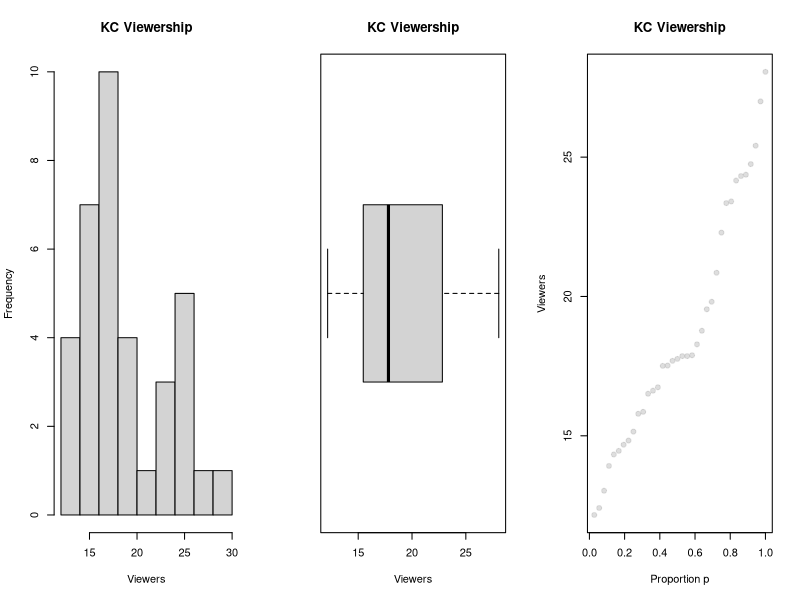
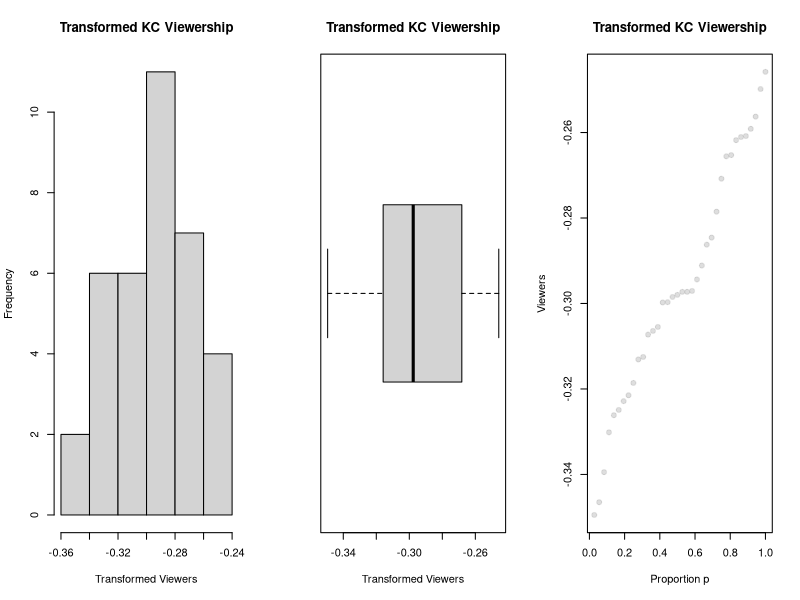
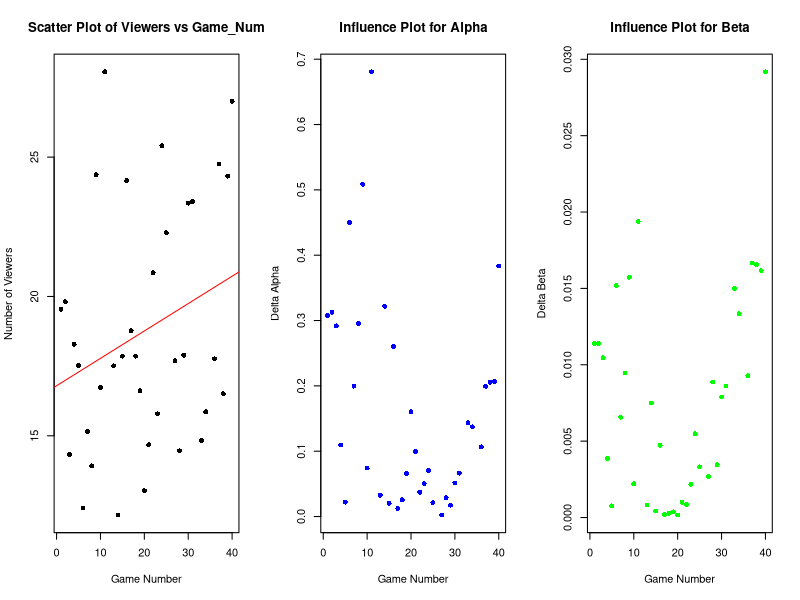
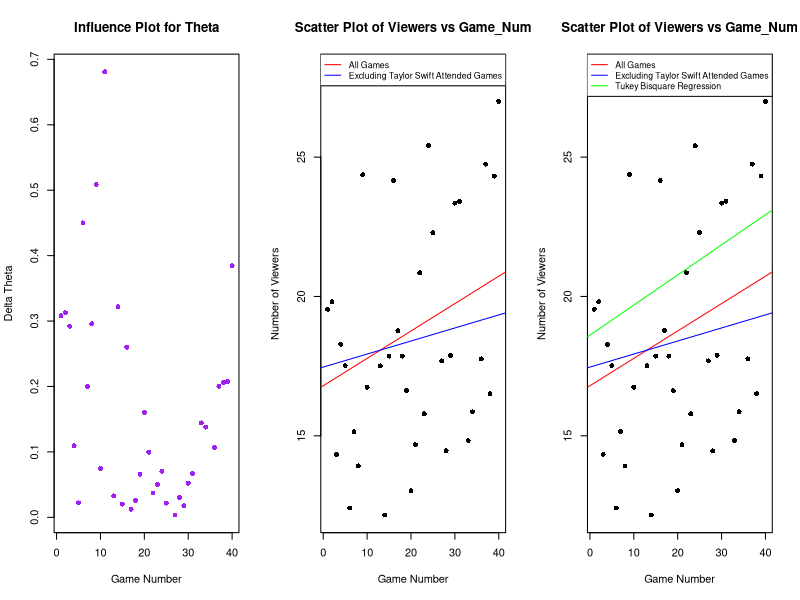

Generate these figures, in order, with R:
## ---- chunk 1
setwd("~/Library/Mobile Documents/com~apple~CloudDocs/Waterloo/Coop Files/F23 Resumes/Resumes/Data Science/V3.1/Projects/TS")

# Read data
views <- read.csv("KC_viewership.csv")

# Add a column to views called Game_Num.
views$Game_Num <- 40:1

# Remove the rows of the data frame containing NAs.
views <- na.omit(views)

# Use summary() function Viewers col
print(summary(views$Viewers))

# Calculate mean viewership by Opponent.
mean_viewers_by_opponent <- aggregate(Viewers ~ Opponent, views, mean)
print(mean_viewers_by_opponent)

# Identify the most and least exciting match-ups
most_exciting <- mean_viewers_by_opponent[which.max(mean_viewers_by_opponent$Viewers), "Opponent"]
least_exciting <- mean_viewers_by_opponent[which.min(mean_viewers_by_opponent$Viewers), "Opponent"]
cat(paste("The match-up against", 
          most_exciting, "appears to be the most exciting as it had the highest average viewership \n", 
          "while the match-up against", 
          least_exciting, "appears to be the least exciting based on the viewership data."))

### line searching could be done as a simple grid search
gridLineSearch <- function(theta, rhoFn, d,lambdaStepsize = 0.01, lambdaMax = 1) {
  ## grid of lambda values to search
  lambdas <- seq(from = 0, by = lambdaStepsize,  to = lambdaMax)
  ## line search
  rhoVals <- sapply(lambdas, function(lambda) {rhoFn(theta - lambda * d)})
  ## Return the lambda that gave the minimum
  lambdas[which.min(rhoVals)]
}

gradientDescent <- function(theta = 0,
                            rhoFn, gradientFn, lineSearchFn, testConvergenceFn,
                            maxIterations = 100,
                            tolerance = 1E-6, relative = FALSE,
                            lambdaStepsize = 0.01, lambdaMax = 0.5 ) {
  
  converged <- FALSE
  i <- 0
  
  while (!converged & i <= maxIterations) {
    g <- gradientFn(theta) ## gradient
    glength <-  sqrt(sum(g^2)) ## gradient direction
    if (glength > 0) d <- g /glength
    
    lambda <- lineSearchFn(theta, rhoFn, d,
                           lambdaStepsize = lambdaStepsize, lambdaMax = lambdaMax)
    
    thetaNew <- theta - lambda * d
    converged <- testConvergenceFn(thetaNew, theta,
                                   tolerance = tolerance,
                                   relative = relative)
    theta <- thetaNew
    i <- i + 1
  }
  
  ## Return last value and whether converged or not
  list(theta = theta, converged = converged, iteration = i, fnValue = rhoFn(theta))
}

### Where testCovergence might be (relative or absolute)
testConvergence <- function(thetaNew, thetaOld, tolerance = 1E-10, relative=FALSE) {
  sum(abs(thetaNew - thetaOld)) < if (relative) tolerance * sum(abs(thetaOld)) else tolerance
}

y <- views$Viewers
x <- views$Game_Num
# Load necessary library
library(MASS)
## ---- chunk 2
## Setting up the plotting area
par(mfrow=c(1,3))

## Histogram with Sturges' rule
hist(views$Viewers, breaks="Sturges", main="KC Viewership", xlab="Viewers", ylab="Frequency")

## Boxplot
boxplot(views$Viewers, horizontal=TRUE, main="KC Viewership", xlab="Viewers")

## Quantile-plot
n <- length(views$Viewers)
sorted_viewers <- sort(views$Viewers)
proportions <- (1:n)/n

plot(proportions, sorted_viewers, pch=19, col=adjustcolor("grey", alpha=0.5), 
     xlab="Proportion p", ylab="Viewers", main="KC Viewership")
## ---- chunk 3
Viewers <- views$Viewers
##given course notes
powerfun <- function(y, alpha) {
  if(sum(y <= 0) > 0) stop("y must be positive")
  if (alpha == 0)
    log(y)
  else if (alpha > 0) {
    y^alpha
  } else -y^alpha
}
## ---- chunk 4
## loss function based on skewness
loss_function <- function(alpha) {
  transformed <- Viewers^alpha
  skewness <- sum((transformed - mean(transformed))^3) /  
                ((length(Viewers) - 1) * sd(transformed)^3)
  return(abs(skewness))
}

## find minimizing value
result <- optim(par=1, fn=loss_function, method="Brent", lower=-10, upper=10)

## Output the optimal alpha value
optimal_alpha <- result$par
print(optimal_alpha)
## ---- chunk 5
transformed_viewers <- powerfun(Viewers, optimal_alpha)

##plotting
# Setting up the plotting area
par(mfrow=c(1,3))

# Histogram with Sturges' rule
hist(transformed_viewers, breaks="Sturges", main="Transformed KC Viewership", xlab="Transformed Viewers", ylab="Frequency")

# Boxplot
boxplot(transformed_viewers, horizontal=TRUE, main="Transformed KC Viewership", xlab="Transformed Viewers")

## Quantile-plot
n <- length(transformed_viewers)
sorted_viewers <- sort(transformed_viewers)
proportions <- (1:n)/n

plot(proportions, sorted_viewers, pch=19, col=adjustcolor("grey", alpha=0.5), 
     xlab="Proportion p", ylab="Viewers", main="Transformed KC Viewership")
## ---- chunk 6
# Scatter plot with regression line
model <- lm(Viewers ~ Game_Num, data=views)
plot(views$Game_Num, views$Viewers, main="Scatter Plot of Viewers vs Game_Num", 
     xlab="Game Number", ylab="Number of Viewers", pch=16)
abline(model, col="red")
## ---- chunk 7
## initializing 3 empty vectors
Delta_alpha <- numeric()
Delta_beta <- numeric()
Delta_theta <- numeric()

## fit reg model excluding game
for (u in 1:nrow(views)) {
  temp_model <- lm(Viewers ~ Game_Num, data = views[-u, ])
  Delta_alpha <- c(Delta_alpha, abs(coef(model)[1] - coef(temp_model)[1]))
  Delta_beta <- c(Delta_beta, abs(coef(model)[2] - coef(temp_model)[2]))
  Delta_theta <- c(Delta_theta, sqrt(Delta_alpha[u]^2 + Delta_beta[u]^2))
}

## Scatter plot for Delta_alpha
plot(views$Game_Num, Delta_alpha, xlab = "Game Number", ylab = "Delta Alpha", 
     main = "Influence Plot for Alpha", pch=16, col="blue")

## Scatter plot for Delta_beta
plot(views$Game_Num, Delta_beta, xlab = "Game Number", ylab = "Delta Beta", 
     main = "Influence Plot for Beta", pch=16, col="green")

## Scatter plot for Delta_theta
plot(views$Game_Num, Delta_theta, xlab = "Game Number", ylab = "Delta Theta", 
     main = "Influence Plot for Theta", pch=16, col="purple")

## Determine four games with largest influence
top_4_games <- order(Delta_theta, decreasing = TRUE)[1:4]
  cat("Top 4 influential games:", top_4_games)
## ---- chunk 8
model <- lm(Viewers ~ Game_Num, data=views)
plot(views$Game_Num, views$Viewers, main="Scatter Plot of Viewers vs Game_Num", 
     xlab="Game Number", ylab="Number of Viewers", pch=16)
abline(model, col="red")

## Remove two most recent games (which Taylor Swift attended)
filtered_views <- views[views$Game_Num != 39 & views$Game_Num != 40, ]
  
## Fit  new regression model on data excluding two most recent games
model_without_taylor <- lm(Viewers ~ Game_Num, data=filtered_views)
  
## Add regression line of new model to existing plot
abline(model_without_taylor, col="blue")
  
## Add a legend to distinguish between lines
legend("topright", legend=c("All Games", "Excluding Taylor Swift Attended Games"), 
       col=c("red", "blue"), lty=1, cex=0.8)
## ---- chunk 9
## provided fns
tukey.fn <- function(r, k) {
  val = (r^2)/2 - (r^4)/(2*k^2) + (r^6)/(6*k^4)
  subr = abs(r) > k
  val[ subr ] = (k^2)/6
  return(val)
}

tukey.fn.prime <- function(r, k) {
  val = r - (2*r^3)/(k^2) + (r^5)/(k^4)
  subr = abs(r) > k
  val[ subr ] = 0
  return(val)
}

createRobustTukeyRho <- function(x, y, kval) {
  xbar <- mean(x)
  function(theta) {
    alpha <- theta[1]
    beta <- theta[2]
    sum(tukey.fn(y - alpha - beta * (x  - xbar), k = kval))
  }
}

createRobustTukeyGradient <- function(x, y, kval) {
  xbar <- mean(x)
  function(theta) {
    alpha <- theta[1]
    beta <- theta[2]
    ru = y - alpha - beta * (x  - xbar)
    rhok = tukey.fn.prime(ru, k=kval)
    -1 * c(sum(rhok), sum(rhok * (x - xbar )))
  }
}
## ---- chunk 10
##constant value
kval <- 4.685 * 5   # Given value for k

## Ordinary Least Squares Regression to get initial values
fit_ols <- lm(Viewers ~ Game_Num, data = views)

## Extracting coefficients
alpha_init <- coef(fit_ols)[1]  # Intercept
beta_init <- coef(fit_ols)[2]   # Slope

## Setting initial params
initial_parameters <- c(alpha_init, beta_init)
rho <- createRobustTukeyRho(x, y, kval)  
gradient <- createRobustTukeyGradient(x, y, kval)

## optimization
optimized_parameters <- gradientDescent(
  initial_parameters, rho, gradient, gridLineSearch, testConvergence,
  maxIterations = 1000,
  tolerance = 0.000001)

## check with Robust Regression
fit_rlm <- rlm(Viewers ~ Game_Num, data = views)

print("Optimized parameters from gradient descent:")
print(optimized_parameters)

print("Parameters from robust regression:")
print(coef(fit_rlm))
## ---- chunk 11
## Reconstruct scatter plot from above
plot(views$Game_Num, views$Viewers, main="Scatter Plot of Viewers vs Game_Num", 
     xlab="Game Number", ylab="Number of Viewers", pch=16)

## Add regression line for all games (red)
abline(model, col="red")

## Remove two most recent games (which Taylor Swift attended)
filtered_views <- views[views$Game_Num != 39 & views$Game_Num != 40, ]

## Fit new regression model on data excluding two most recent games
model_without_taylor <- lm(Viewers ~ Game_Num, data=filtered_views)

## Add regression line excluding Taylor Swift attended games (blue)
abline(model_without_taylor, col="blue")

# Add Tukey Bisquare regression line from gradient descent (green)
abline(optimized_parameters$theta[1], optimized_parameters$theta[2], col="green")

## Add legend to distinguish between lines
legend("topright", legend=c("All Games", "Excluding Taylor Swift Attended Games", "Tukey Bisquare Regression"), 
       col=c("red", "blue", "green"), lty=1, cex=0.8)
